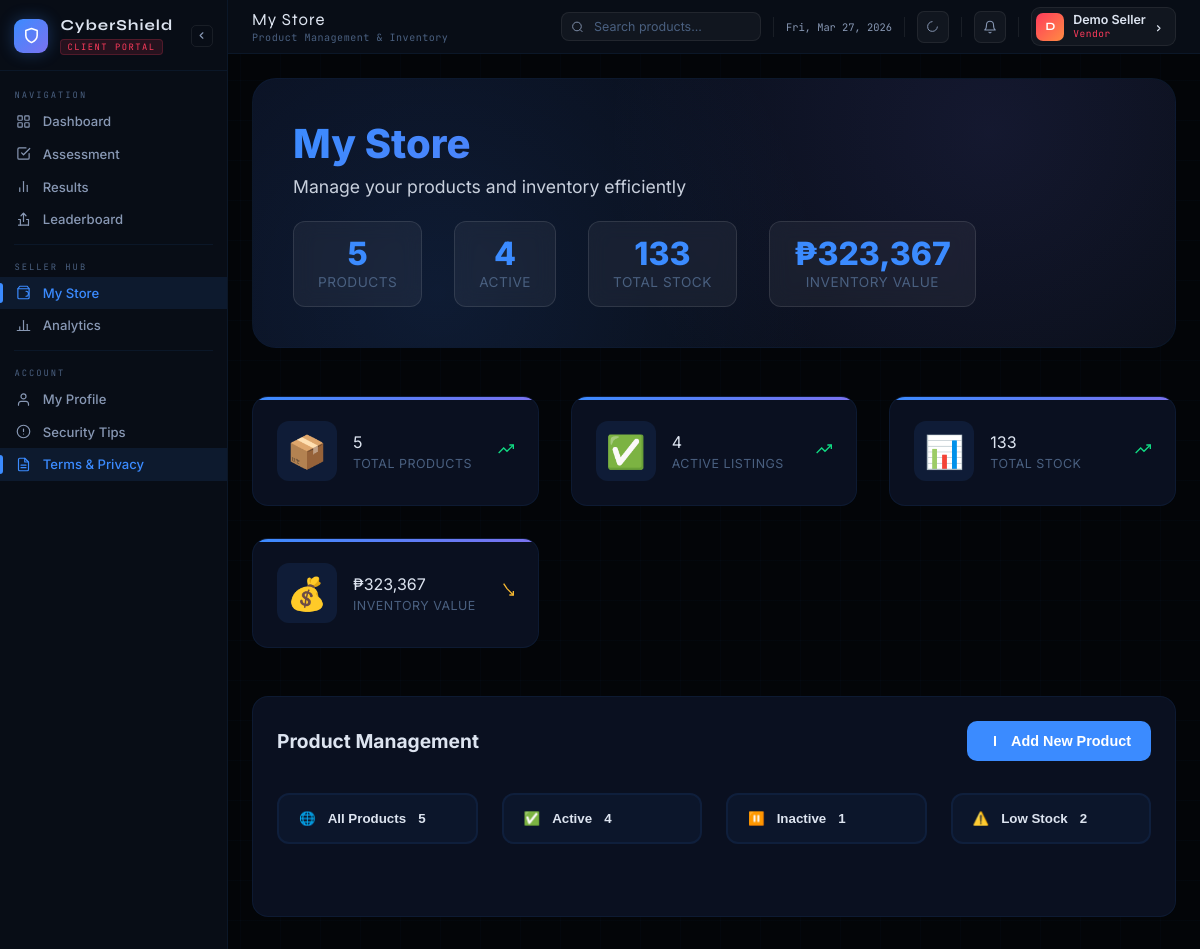
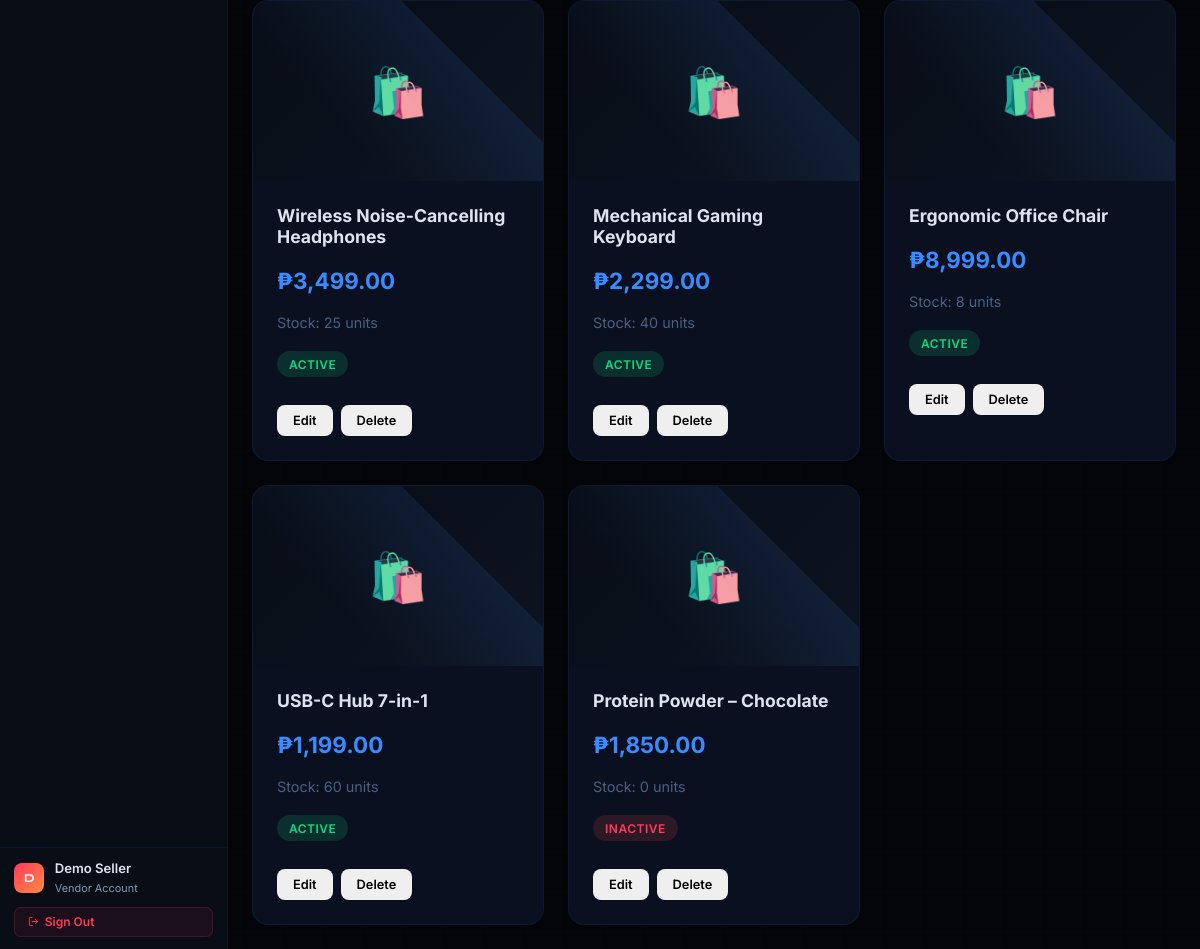
The app's page /Client/seller-store.php (signed in) with its own data (2 pictures, top to bottom).
### tables this page shows
CREATE TABLE users (
    id            INT AUTO_INCREMENT PRIMARY KEY,
    username      VARCHAR(50)  UNIQUE NOT NULL,
    password_hash VARCHAR(255) NOT NULL,
    email         VARCHAR(100) UNIQUE NOT NULL,
    full_name     VARCHAR(100) NOT NULL,
    store_name    VARCHAR(100) NOT NULL,
    role          ENUM('Admin','Seller','Viewer') DEFAULT 'Seller',
    is_active     BOOLEAN DEFAULT TRUE,
    created_at    TIMESTAMP DEFAULT CURRENT_TIMESTAMP,
    updated_at    TIMESTAMP DEFAULT CURRENT_TIMESTAMP ON UPDATE CURRENT_TIMESTAMP,
    INDEX idx_username (username),
    INDEX idx_email    (email),
    INDEX idx_role     (role)
);

CREATE TABLE products (
    id          INT AUTO_INCREMENT PRIMARY KEY,
    user_id     INT NOT NULL,
    name        VARCHAR(255)   NOT NULL,
    description TEXT,
    price       DECIMAL(10,2)  NOT NULL DEFAULT 0.00,
    stock       INT            NOT NULL DEFAULT 0,
    category    VARCHAR(100)   DEFAULT 'Other',
    status      ENUM('active','inactive') DEFAULT 'active',
    image_url   TEXT,
    created_at  TIMESTAMP DEFAULT CURRENT_TIMESTAMP,
    updated_at  TIMESTAMP DEFAULT CURRENT_TIMESTAMP ON UPDATE CURRENT_TIMESTAMP,
    FOREIGN KEY (user_id) REFERENCES users(id) ON DELETE CASCADE,
    INDEX idx_user_id  (user_id),
    INDEX idx_status   (status),
    INDEX idx_category (category)
);

### Client/seller-store.php (the view, shortened to what this page needs)
<?php
$database = new Database();
$db = $database->getConnection();
$user_query = "SELECT * FROM users WHERE id = :user_id";
$stmt = $db->prepare($user_query);
$stmt->bindParam(':user_id', $_SESSION['user_id']);
$stmt->execute();
$user = $stmt->fetch(PDO::FETCH_ASSOC);
$products_query = "SELECT * FROM products WHERE user_id = :user_id ORDER BY created_at DESC";
$stmt = $db->prepare($products_query);
$stmt->bindParam(':user_id', $_SESSION['user_id']);
$stmt->execute();
$products = $stmt->fetchAll(PDO::FETCH_ASSOC);
?>
<!DOCTYPE html>
<html lang="en" data-theme="dark">
<head>
</head>
<body>
<div id="app">
  <div id="sidebar">
    <div class="sb-brand">
      <div class="shield">
        <svg width="17" height="17" viewBox="0 0 24 24" fill="none" stroke="white" stroke-width="2.2" stroke-linecap="round" stroke-linejoin="round"><path d="M12 22s8-4 8-10V5l-8-3-8 3v7c0 6 8 10 8 10z"/></svg>
      </div>
      <div class="sb-brand-text">
        <h2>CyberShield</h2>
        <span class="badge">Client Portal</span>
      </div>
      <button class="sb-toggle" onclick="toggleSidebar()">
        <svg width="11" height="11" viewBox="0 0 24 24" fill="none" stroke="currentColor" stroke-width="2.5" stroke-linecap="round" stroke-linejoin="round"><polyline points="15 18 9 12 15 6"/></svg>
      </button>
    </div>
    <div class="sb-section">
      <div class="sb-label">Navigation</div>
      <a class="sb-item" href="index.php"><span class="sb-icon"></span><span class="sb-text">Dashboard</span></a>
      <a class="sb-item" href="assessment.php"><span class="sb-icon"><svg width="15" height="15" viewBox="0 0 24 24" fill="none" stroke="currentColor" stroke-width="1.9" stroke-linecap="round" stroke-linejoin="round"><path d="M9 11l3 3L22 4"/><path d="M21 12v7a2 2 0 0 1-2 2H5a2 2 0 0 1-2-2V5a2 2 0 0 1 2-2h11"/></svg></span><span class="sb-text">Assessment</span></a>
      <a class="sb-item" href="result.php"><span class="sb-icon"><svg width="15" height="15" viewBox="0 0 24 24" fill="none" stroke="currentColor" stroke-width="1.9" stroke-linecap="round" stroke-linejoin="round"><line x1="18" y1="20" x2="18" y2="10"/><line x1="12" y1="20" x2="12" y2="4"/><line x1="6" y1="20" x2="6" y2="14"/></svg></span><span class="sb-text">Results</span></a>
      <a class="sb-item" href="leaderboard.php"><span class="sb-icon"><svg width="15" height="15" viewBox="0 0 24 24" fill="none" stroke="currentColor" stroke-width="1.9" stroke-linecap="round" stroke-linejoin="round"><path d="M8 6l4-4 4 4"/><path d="M12 2v13"/><path d="M20 21H4"/><path d="M17 12h3v9"/><path d="M4 12h3v9"/></svg></span><span class="sb-text">Leaderboard</span></a>
      <div class="sb-divider"></div>
      <div class="sb-label">Seller Hub</div>
      <a class="sb-item active" href="seller-store.php"><span class="sb-icon"><svg width="15" height="15" viewBox="0 0 24 24" fill="none" stroke="currentColor" stroke-width="1.9" stroke-linecap="round" stroke-linejoin="round"><path d="M6 2L3 6v14a2 2 0 0 0 2 2h14a2 2 0 0 0 2-2V6l-3-4z"/><line x1="3" y1="6" x2="21" y2="6"/><path d="M16 10a4 4 0 0 1 0 8 0"/></svg></span><span class="sb-text">My Store</span></a>
      <a class="sb-item" href="seller-analytics.php"><span class="sb-icon"><svg width="15" height="15" viewBox="0 0 24 24" fill="none" stroke="currentColor" stroke-width="1.9" stroke-linecap="round" stroke-linejoin="round"><line x1="18" y1="20" x2="18" y2="10"/><line x1="12" y1="20" x2="12" y2="4"/><line x1="6" y1="20" x2="6" y2="14"/><polyline points="2 20 22 20"/></svg></span><span class="sb-text">Analytics</span></a>
      <div class="sb-divider"></div>
      <div class="sb-label">Account</div>
      <a class="sb-item" href="profile.php"><span class="sb-icon"><svg width="15" height="15" viewBox="0 0 24 24" fill="none" stroke="currentColor" stroke-width="1.9" stroke-linecap="round" stroke-linejoin="round"><path d="M20 21v-2a4 4 0 0 0-4-4H8a4 4 0 0 0-4 4v2"/><circle cx="12" cy="7" r="4"/></svg></span><span class="sb-text">My Profile</span></a>
      <a class="sb-item" href="security-tips.php"><span class="sb-icon"><svg width="15" height="15" viewBox="0 0 24 24" fill="none" stroke="currentColor" stroke-width="1.9" stroke-linecap="round" stroke-linejoin="round"><circle cx="12" cy="12" r="10"/><line x1="12" y1="8" x2="12" y2="12"/><line x1="12" y1="16" x2="12.01" y2="16"/></svg></span><span class="sb-text">Security Tips</span></a>
      <a class="sb-item active" href="terms.php"><span class="sb-icon"></span><span class="sb-text">Terms & Privacy</span></a>
    </div>
    <div class="sb-footer">
      <div class="sb-user">
        <div class="sb-avatar"><?php echo strtoupper(substr($user['full_name'] ?? $user['username'] ?? 'U', 0, 1)); ?></div>
        <div class="sb-user-info">
          <p><?php echo htmlspecialchars($user['full_name'] ?? $user['username'] ?? 'User'); ?></p>
          <span>Vendor Account</span>
        </div>
      </div>
      <button class="btn-sb-logout" onclick="doLogout()">
        <svg width="11" height="11" viewBox="0 0 24 24" fill="none" stroke="currentColor" stroke-width="2" stroke-linecap="round" stroke-linejoin="round"><path d="M9 21H5a2 2 0 0 1-2-2V5a2 2 0 0 1 2-2h4"/><polyline points="16 17 21 12 16 7"/><line x1="21" y1="12" x2="9" y2="12"/></svg>
        <span>Sign Out</span>
      </button>
    </div>
  </div>
  <div id="main">
    <div class="topbar">
      <div class="tb-bc">
        <div>
          <div class="tb-title">My Store</div>
          <div class="tb-sub">Product Management & Inventory</div>
        </div>
      </div>
      <div class="tb-right">
        <div class="tb-search-wrap">
          <svg class="tb-search-icon" width="13" height="13" viewBox="0 0 24 24" fill="none" stroke="currentColor" stroke-width="1.7"><circle cx="11" cy="11" r="8"/><path d="m21 21-4.35-4.35"/></svg>
          <input type="text" class="tb-search" placeholder="Search products..."/>
        </div>
        <div class="tb-date" id="tb-date"></div>
        <button class="tb-icon-btn" id="tmoon" onclick="toggleTheme()" title="Toggle theme">
          <svg width="13" height="13" viewBox="0 0 24 24" fill="none" stroke="currentColor" stroke-width="1.8" stroke-linecap="round" stroke-linejoin="round"><path d="M21 12.79A9 9 0 1 1 11.21 3 7 7 0 0 21 12.79z"/></svg>
        </button>
        <div class="notif-wrap">
          <button class="tb-icon-btn" onclick="toggleNotif()" title="Notifications">
            <svg width="14" height="14" viewBox="0 0 24 24" fill="none" stroke="currentColor" stroke-width="1.8" stroke-linecap="round" stroke-linejoin="round"><path d="M18 8A6 6 0 0 0 6 8c0 7-3 9-3 9h18s-3-2-3-9"/><path d="M13.73 21a2 2 0 0 1-3.46 0"/></svg>
          </button>
        </div>
        <div class="tb-admin" onclick="window.location.href='profile.php'">
          <div class="tb-admin-av"><?php echo strtoupper(substr($user['full_name'] ?? $user['username'] ?? 'U', 0, 1)); ?></div>
          <div class="tb-admin-info">
            <div class="tb-admin-name"><?php echo htmlspecialchars($user['full_name'] ?? $user['username'] ?? 'User'); ?></div>
            <div class="tb-admin-role">Vendor</div>
          </div>
          <svg width="10" height="10" viewBox="0 0 16 16" fill="none" stroke="currentColor" stroke-width="1.8" stroke-linecap="round" stroke-linejoin="round"><path d="M4 6l4 4-4 4"/></svg>
        </div>
      </div>
    </div>
    <div class="content">
      <div class="page-inner fade-in">
        <div class="store-hero">
          <div class="hero-content" style="width:100%">
            <h1 style="margin-bottom: 0.5rem; font-size: 2.5rem; font-weight: 800; background: linear-gradient(135deg, #3B8BFF, #7B72F0); -webkit-background-clip: text; -webkit-text-fill-color: transparent; background-clip: text;">My Store</h1>
            <p style="font-size: 1.1rem; opacity: 0.9;">Manage your products and inventory efficiently</p>
            <div class="hero-stats" style="flex-wrap:wrap">
              <div class="hero-stat">
                <span class="hero-number"><?php echo count($products); ?></span>
                <span class="hero-label">Products</span>
              </div>
              <div class="hero-stat">
                <span class="hero-number">
                  <?php
                  $activeCount = count(array_filter($products, fn($p) => $p['status'] === 'active'));
                  echo $activeCount;
                  ?>
                </span>
                <span class="hero-label">Active</span>
              </div>
              <div class="hero-stat">
                <span class="hero-number">
                  <?php
                  $totalStock = array_sum(array_column($products, 'stock'));
                  echo number_format($totalStock, 0);
                  ?>
                </span>
                <span class="hero-label">Total Stock</span>
              </div>
              <div class="hero-stat">
                <span class="hero-number">
                  ₱<?php
                  $totalValue = array_sum(array_map(fn($p) => $p['price'] * $p['stock'], $products));
                  echo number_format($totalValue, 0);
                  ?>
                </span>
                <span class="hero-label">Inventory Value</span>
              </div>
            </div>
          </div>
        </div>
        <div class="stats-grid enhanced">
          <div class="stat-card enhanced">
            <div class="stat-icon">📦</div>
            <div class="stat-content">
              <div class="stat-value"><?php echo count($products); ?></div>
              <div class="stat-label">Total Products</div>
            </div>
            <div class="stat-trend">
              <svg width="16" height="16" viewBox="0 0 24 24" fill="none" stroke="#10D982" stroke-width="2"><polyline points="23 6 13.5 15.5 8.5 10.5 1 18"/><polyline points="17 6 23 6 23 12"/></svg>
            </div>
          </div>
          <div class="stat-card enhanced">
            <div class="stat-icon">✅</div>
            <div class="stat-content">
              <div class="stat-value">
                <?php
                $activeCount = count(array_filter($products, fn($p) => $p['status'] === 'active'));
                echo $activeCount;
                ?>
              </div>
              <div class="stat-label">Active Listings</div>
            </div>
            <div class="stat-trend">
              <svg width="16" height="16" viewBox="0 0 24 24" fill="none" stroke="#10D982" stroke-width="2"><polyline points="23 6 13.5 15.5 8.5 10.5 1 18"/><polyline points="17 6 23 6 23 12"/></svg>
            </div>
          </div>
          <div class="stat-card enhanced">
            <div class="stat-icon">📊</div>
            <div class="stat-content">
              <div class="stat-value">
                <?php
                $totalStock = array_sum(array_column($products, 'stock'));
                echo number_format($totalStock, 0);
                ?>
              </div>
              <div class="stat-label">Total Stock</div>
            </div>
            <div class="stat-trend">
              <svg width="16" height="16" viewBox="0 0 24 24" fill="none" stroke="#10D982" stroke-width="2"><polyline points="23 6 13.5 15.5 8.5 10.5 1 18"/><polyline points="17 6 23 6 23 12"/></svg>
            </div>
          </div>
          <div class="stat-card enhanced">
            <div class="stat-icon">💰</div>
            <div class="stat-content">
              <div class="stat-value">
                ₱<?php
                $totalValue = array_sum(array_map(fn($p) => $p['price'] * $p['stock'], $products));
                echo number_format($totalValue, 0);
                ?>
              </div>
              <div class="stat-label">Inventory Value</div>
            </div>
            <div class="stat-trend">
              <svg width="16" height="16" viewBox="0 0 24 24" fill="none" stroke="#F5B731" stroke-width="2"><polyline points="23 18 13.5 8.5 8.5 1 6"/><polyline points="17 18 23 18 23 12"/></svg>
            </div>
          </div>
        </div>
        <div class="filter-section">
          <div class="filter-header">
            <h3>Product Management</h3>
            <button class="export-btn" onclick="openProductModal()">
              <svg width="16" height="16" viewBox="0 0 24 24" fill="none" stroke="currentColor" stroke-width="2"><path d="M12 5v14"/><path d="M12 5v14"/><path d="M12 5v14"/><path d="M12 5v14"/><path d="M12 5v14"/><path d="M12 5v14"/></svg>
              Add New Product
            </button>
          </div>
          <div class="filter-buttons enhanced">
            <button class="filter-btn " onclick="filterProducts('all', this)">
              <span class="filter-icon">🌐</span>
              <span class="filter-text">All Products</span>
              <span class="filter-count"><?php echo count($products); ?></span>
            </button>
            <button class="filter-btn" onclick="filterProducts('active', this)">
              <span class="filter-icon">✅</span>
              <span class="filter-text">Active</span>
              <span class="filter-count"><?php echo count(array_filter($products, fn($p) => $p['status'] === 'active')); ?></span>
            </button>
            <button class="filter-btn" onclick="filterProducts('inactive', this)">
              <span class="filter-icon">⏸️</span>
              <span class="filter-text">Inactive</span>
              <span class="filter-count"><?php echo count(array_filter($products, fn($p) => $p['status'] === 'inactive')); ?></span>
            </button>
            <button class="filter-btn" onclick="filterProducts('lowstock', this)">
              <span class="filter-icon">⚠️</span>
              <span class="filter-text">Low Stock</span>
              <span class="filter-count"><?php echo count(array_filter($products, fn($p) => $p['stock'] < 10)); ?></span>
            </button>
          </div>
        </div>
        <div class="product-grid" id="product-grid">
          <?php foreach ($products as $product): ?>
          <div class="product-card" data-product-id="<?php echo $product['id']; ?>">
            <div class="product-image">
              <?php echo $product['image_url'] ? "<img src='{$product['image_url']}' style='width:100%;height:100%;object-fit:cover;'>" : '🛍️'; ?>
            </div>
            <div class="product-info">
              <div class="product-name"><?php echo htmlspecialchars($product['name']); ?></div>
              <div class="product-price">₱<?php echo number_format($product['price'], 2); ?></div>
              <div class="product-stock">Stock: <?php echo $product['stock']; ?> units</div>
              <div>
                <span class="product-status status-<?php echo $product['status']; ?>">
                  <?php echo ucfirst($product['status']); ?>
                </span>
              </div>
              <div class="product-actions">
                <button class="btn btn-xs btn-secondary" onclick="editProduct(<?php echo $product['id']; ?>)">Edit</button>
                <button class="btn btn-xs btn-danger" onclick="deleteProduct(<?php echo $product['id']; ?>)">Delete</button>
              </div>
            </div>
          </div>
          <?php endforeach; ?>
        </div>
      </div>
    </div>
  </div>
</body>
</html>

### records on screen
users: full_name "D", full_name "Demo Seller"
products: name "Wireless Noise-Cancelling Headphones", price "3,499.00", stock "25", status "ACTIVE"
products: name "Mechanical Gaming Keyboard", price "2,299.00", stock "40", status "ACTIVE"
products: name "Ergonomic Office Chair", price "8,999.00", stock "8", status "ACTIVE"
products: name "USB-C Hub 7-in-1", price "1,199.00", stock "60", status "ACTIVE"
products: name "Protein Powder – Chocolate", price "1,850.00", stock "0", status "INACTIVE"

### other values on screen
count($products) "5"
$activeCount "4"
$totalStock "133"
$totalValue "323,367"
count(array_filter($products, fn($p) => $p['status'] === 'active')) "4"
count(array_filter($products, fn($p) => $p['status'] === 'inactive')) "1"
count(array_filter($products, fn($p) => $p['stock'] < 10)) "2"
